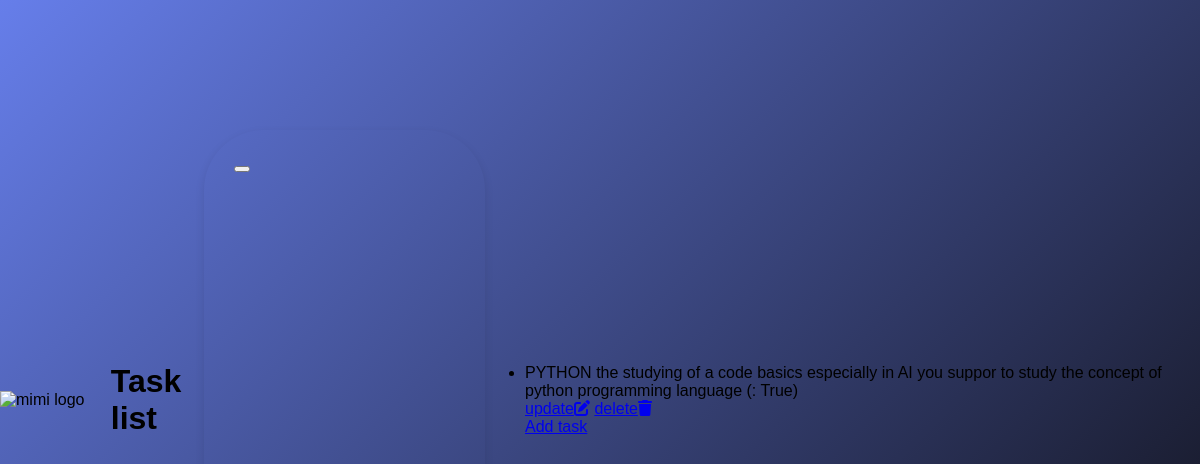
Before: /tasks/ (signed in) with the older database file.
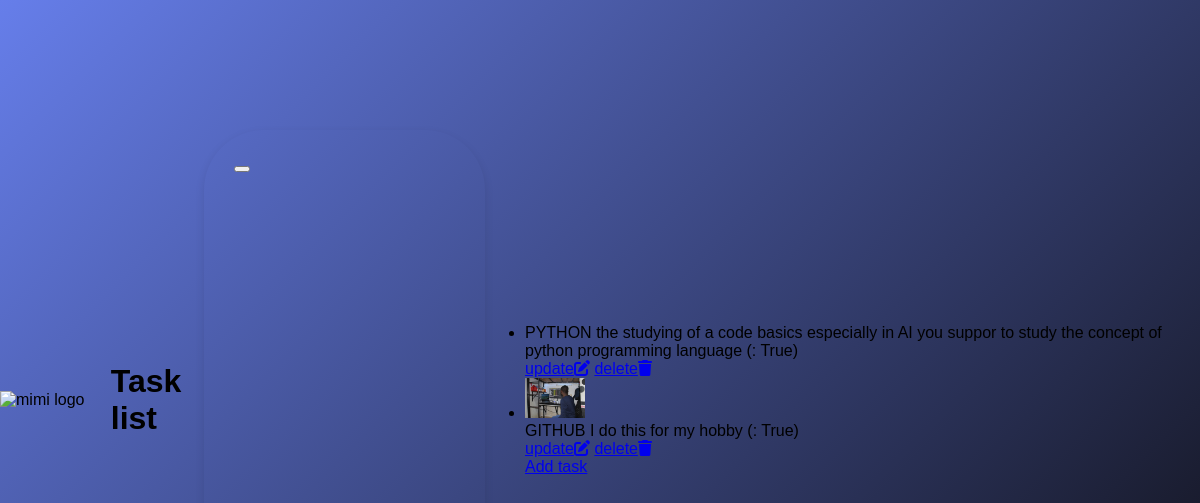
After: the same page with the newer database file.
### mimi/models.py (models this page shows, shortened)
class Task(models.Model):
    user =models.ForeignKey(User, on_delete=models.CASCADE, null=True, blank=True)
    title = models.CharField(max_length=200)
    description = models.TextField()
    completed = models.BooleanField(default=False)
    image = models.ImageField(upload_to='tasks/', null=True, blank=True)

### mimi/views.py (the view)
# urls.py: path('tasks/', views.task_list, name='task_list'),
@login_required(login_url='login')
def task_list(request):
    tasks = Task.objects.filter(user=request.user)
    return render(request, "task_list.html", {"tasks": tasks})

### mimi/templates/task_list.html (shortened to what this page needs)
<!DOCTYPE html>
{% load static %}
<html lang="en">
<head>
    <link rel="stylesheet" href="{% static 'css/styles.css' %}">
    <link rel="stylesheet" href="https://cdnjs.cloudflare.com/ajax/libs/font-awesome/6.4.0/css/all.min.css" />
</head>
<body>
    <img src="{% static 'images/mimi_logo.png' %}" alt="mimi logo" width="150">
    <h1>Task list</h1>
    <form method="Task" action="{% url 'task_add' %}" encrypt="multipart/form-data">
        <button type="submit"></button>
    </form>
    <ul>
        {% for task in tasks %}
            <li>
                <div style="max-width: 40px;">
                    {% if task.image %}
                    <img style="max-width: 60px;" src="{{task.image.url}}" alt="">
                    {% endif %}
                </div>
                <div>
                    {{ task.title }}  {{ task.description }} (: {{ task.completed }})
                </div>
                <div class="icons">
                    <a href="{% url 'task_update' task.id %}">update<i class="fa-solid fa-pen-to-square"></i></a>
                    <a href="{% url 'task_delete' task.id %}">delete<i class="fa-solid fa-trash"></i></a>
                </div>
            </li>
        {% endfor %}
        <a href="{% url 'task_add' %}">Add task</a>
</body>
</html>

### mimi/static/css/styles.css (style rules this page uses)
body { margin: 0; font-family: Arial, Helvetica, sans-serif; background: linear-gradient(135deg,#667eea,#0c0b0e); height: 100vh; display: flex; justify-content: center; align-items: center; }
form { padding: 25px 30px; width: 300px; height: 490px; border-radius: 60px; box-shadow: 0 4px 10px rgba(0,0,0,0.1); align-items: center; justify-content: center; flex-direction: center;*/ }

Changed rows visible on the page:
added Task: image (picture), title "GITHUB", description "I do this for my hobby", completed "True"
